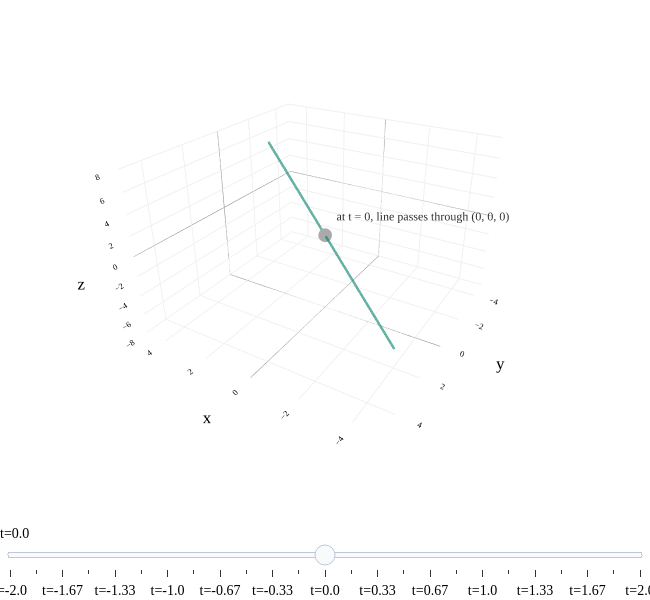

The notebook cell this image was saved under:
### Markdown cell above
As we saw in [Chapter 2.4](04-span-linear-independence.ipynb), the line shown above is the span of the vector $\color{#3d81f6}\vec v = \begin{bmatrix} 2 \\ -1 \\ 3 \end{bmatrix}$. It passes through the origin, $(0, 0, 0)$, and passes through the point $(2, -1, 3)$.

Ideally, we'd be able to express the line as a function

$$z = f(x, y)$$

as we did in the $\mathbb{R}^2$ case, where $y = f(x) = mx + b$.

Unfortunately, there is no way to express the lines in $\mathbb{R}^3$, or $\mathbb{R}^4$, or $\mathbb{R}^n$ for $n > 2$ as a simple function. Why not? If there were some formula for $z$ (the height of the line) in terms of $x$ and $y$, that would imply that we should be able to plug in **any** $x$ and **any** $y$ to get an output $z$. But, the line above only works for very specific combinations of $x$ and $y$. For instance, there's no point on the line above that has $x = 1$ and $y = 1$. Rather, when $x = 1$, $y$ is forced to be $-\frac{1}{2}$, and $z$ is forced to be $\frac{3}{2}$.

The key idea that I stressed in [Chapter 2.4](04-span-linear-independence.ipynb) is that **lines are 1-dimensional objects**, meaning that the location of any point on the line can be described using a single free variable.

So, the equation of the line above is

$$L = t\begin{bmatrix} 2 \\ -1 \\ 3 \end{bmatrix}, t \in \mathbb{R}$$

$t$ here is a free variable – sometimes called a parameter (though this term is confusing in the context of our course) – meaning we can set it to whatever we'd like. The line is the set of all points that can be reached by plugging in different values of $t$.

Since the line is really a set of points, I should have written it as

$$L = \{t\begin{bmatrix} 2 \\ -1 \\ 3 \end{bmatrix} \mid t \in \mathbb{R}\}$$

but I'll use the former notation for brevity. 

Equivalently, you can think of the line as three separate functions of $t$. Pick a $t$. Then, $L$ is

$$\begin{align*} x = 2t \\ y = -t \\ z = 3t \end{align*}$$

Drag the value of $t$ below to see how $t$ allows us to move along the line.

### Code cell
from utils import plot_vectors
import numpy as np
import plotly.graph_objects as go

v = (2, -1, 3)

# Create the line spanned by v (all scalar multiples)
t = np.linspace(-2, 2, 25)
line_x = t * v[0]
line_y = t * v[1]
line_z = t * v[2]

fig = plot_vectors([((0, 0, 0), "#3d81f6", r"")], show_axis_labels=True, vdeltax=0.1)

# Add the line spanned by v to the 3D plot
fig.add_trace(
    go.Scatter3d(
        x=line_x,
        y=line_y,
        z=line_z,
        mode="lines",
        line=dict(color="rgba(0,77,64,0.6)", width=5),
        showlegend=False,
        hoverinfo="skip"
    )
)

# Add a marker that moves along the line as t changes, controlled by a slider
t_slider = np.linspace(-2, 2, 25)
marker_x = t_slider * v[0]
marker_y = t_slider * v[1]
marker_z = t_slider * v[2]

# Create frames for the moving marker
frames = [
    go.Frame(
        data=[
            go.Scatter3d(
                x=[marker_x[i]],
                y=[marker_y[i]],
                z=[marker_z[i]],
                mode="markers",
                marker=dict(size=8, color="black"),
                showlegend=False,
                hoverinfo="skip"
            )
        ],
        name=str(round(t_slider[i], 2))
    )
    for i in range(len(t_slider))
]

# Find the index where t=0 to set as the default frame
default_t_index = np.argmin(np.abs(t_slider - 0))

# Add slider to control t, set default value to t=0
sliders = [
    {
        "steps": [
            {
                "method": "animate",
                "args": [
                    [str(round(t_slider[i], 2))],
                    {"mode": "immediate", "frame": {"duration": 0, "redraw": True}, "transition": {"duration": 0}}
                ],
                "label": f"t={round(t_slider[i],2)}"
            }
            for i in range(len(t_slider))
        ],
        "currentvalue": {"prefix": ""},
        "pad": {"t": 50},
        "active": default_t_index
    }
]

fig.frames = frames
fig.update_layout(
    scene_camera=dict(
        eye=dict(x=-1.2, y=2, z=1.2)
    ),
    sliders=sliders,
    scene=dict(
        xaxis=dict(range=[-5, 5]),
        yaxis=dict(range=[-5, 5]),
        zaxis=dict(range=[-8, 8])
    ),
    # Increase bottom margin to prevent axis ticks from being cut off
    margin=dict(l=0, r=0, t=0, b=130),
    width=650,
    height=600
)

# Show the marker at t=0 by default
fig.add_trace(
    go.Scatter3d(
        x=[0],
        y=[0],
        z=[0],
        mode="markers+text",
        marker=dict(size=8, color="#aaa"),
        showlegend=False,
        hoverinfo="skip",
        text=["at t = 0, line passes through (0, 0, 0)"],
        textposition="top right",
        textfont=dict(color="#333", size=12)
    )
)

fig.show()

### Figure 1 — Plotly figure (JSON) as saved in the notebook; plotly's stock layout.template omitted (floating-point values rounded to 4 significant figures)
{"data": [{"hovertemplate": "(%{x}, %{y}, %{z})<extra></extra>", "line": {"color": "#3d81f6", "width": 6}, "mode": "lines", "showlegend": false, "type": "scatter3d", "x": [0, 0], "y": [0, 0], "z": [0, 0]}, {"colorscale": [[0, "#3d81f6"], [1, "#3d81f6"]], "hoverinfo": "skip", "showlegend": false, "showscale": false, "sizemode": "raw", "sizeref": 0.4, "type": "cone", "u": [0], "v": [0], "w": [0], "x": [0], "y": [0], "z": [0]}, {"hoverinfo": "skip", "mode": "text", "showlegend": false, "text": [""], "textfont": {"color": "#3d81f6", "family": "Palatino", "size": 16}, "textposition": "middle center", "type": "scatter3d", "x": [0.1], "y": [0.3], "z": [0.3]}, {"hoverinfo": "skip", "line": {"color": "rgba(0,77,64,0.6)", "width": 5}, "mode": "lines", "showlegend": false, "type": "scatter3d", "x": [-4.0, -3.667, -3.333, -3.0, -2.667, -2.333, -2.0, -1.667, -1.333, -1.0, -0.6667, -0.3333, 0.0, 0.3333, 0.6667, 1.0, 1.333, 1.667, 2.0, 2.333, 2.667, 3.0, 3.333, 3.667, 4.0], "y": [2.0, 1.833, 1.667, 1.5, 1.333, 1.167, 1.0, 0.8333, 0.6667, 0.5, 0.3333, 0.1667, -0.0, -0.1667, -0.3333, -0.5, -0.6667, -0.8333, -1.0, -1.167, -1.333, -1.5, -1.667, -1.833, -2.0], "z": [-6.0, -5.5, -5.0, -4.5, -4.0, -3.5, -3.0, -2.5, -2.0, -1.5, -1.0, -0.5, 0.0, 0.5, 1.0, 1.5, 2.0, 2.5, 3.0, 3.5, 4.0, 4.5, 5.0, 5.5, 6.0]}, {"hoverinfo": "skip", "marker": {"color": "#aaa", "size": 8}, "mode": "markers+text", "showlegend": false, "text": ["at t = 0, line passes through (0, 0, 0)"], "textfont": {"color": "#333", "size": 12}, "textposition": "top right", "type": "scatter3d", "x": [0], "y": [0], "z": [0]}], "layout": {"font": {"color": "black", "family": "Palatino", "size": 14}, "height": 600, "margin": {"b": 130, "l": 0, "r": 0, "t": 0}, "paper_bgcolor": "white", "plot_bgcolor": "white", "scene": {"aspectratio": {"x": 1.2, "y": 1.2, "z": 0.8}, "bgcolor": "white", "camera": {"eye": {"x": -1.2, "y": 2, "z": 1.2}}, "xaxis": {"backgroundcolor": "white", "gridcolor": "#f0f0f0", "range": [-5, 5], "showbackground": true, "tickfont": {"size": 10}, "title": {"text": "x"}, "zerolinecolor": "gray"}, "yaxis": {"backgroundcolor": "white", "gridcolor": "#f0f0f0", "range": [-5, 5], "showbackground": true, "tickfont": {"size": 10}, "title": {"text": "y"}, "zerolinecolor": "gray"}, "zaxis": {"backgroundcolor": "white", "gridcolor": "#f0f0f0", "range": [-8, 8], "showbackground": true, "tickfont": {"size": 10}, "title": {"text": "z"}, "zerolinecolor": "gray"}}, "sliders": [{"active": 12, "currentvalue": {"prefix": ""}, "pad": {"t": 50}, "steps": [{"args": [["-2.0"], {"frame": {"duration": 0, "redraw": true}, "mode": "immediate", "transition": {"duration": 0}}], "label": "t=-2.0", "method": "animate"}, {"args": [["-1.83"], {"frame": {"duration": 0, "redraw": true}, "mode": "immediate", "transition": {"duration": 0}}], "label": "t=-1.83", "method": "animate"}, {"args": [["-1.67"], {"frame": {"duration": 0, "redraw": true}, "mode": "immediate", "transition": {"duration": 0}}], "label": "t=-1.67", "method": "animate"}, {"args": [["-1.5"], {"frame": {"duration": 0, "redraw": true}, "mode": "immediate", "transition": {"duration": 0}}], "label": "t=-1.5", "method": "animate"}, {"args": [["-1.33"], {"frame": {"duration": 0, "redraw": true}, "mode": "immediate", "transition": {"duration": 0}}], "label": "t=-1.33", "method": "animate"}, {"args": [["-1.17"], {"frame": {"duration": 0, "redraw": true}, "mode": "immediate", "transition": {"duration": 0}}], "label": "t=-1.17", "method": "animate"}, {"args": [["-1.0"], {"frame": {"duration": 0, "redraw": true}, "mode": "immediate", "transition": {"duration": 0}}], "label": "t=-1.0", "method": "animate"}, {"args": [["-0.83"], {"frame": {"duration": 0, "redraw": true}, "mode": "immediate", "transition": {"duration": 0}}], "label": "t=-0.83", "method": "animate"}, {"args": [["-0.67"], {"frame": {"duration": 0, "redraw": true}, "mode": "immediate", "transition": {"duration": 0}}], "label": "t=-0.67", "method": "animate"}, {"args": [["-0.5"], {"frame": {"duration": 0, "redraw": true}, "mode": "immediate", "transition": {"duration": 0}}], "label": "t=-0.5", "method": "animate"}, {"args": [["-0.33"], {"frame": {"duration": 0, "redraw": true}, "mode": "immediate", "transition": {"duration": 0}}], "label": "t=-0.33", "method": "animate"}, {"args": [["-0.17"], {"frame": {"duration": 0, "redraw": true}, "mode": "immediate", "transition": {"duration": 0}}], "label": "t=-0.17", "method": "animate"}, {"args": [["0.0"], {"frame": {"duration": 0, "redraw": true}, "mode": "immediate", "transition": {"duration": 0}}], "label": "t=0.0", "method": "animate"}, {"args": [["0.17"], {"frame": {"duration": 0, "redraw": true}, "mode": "immediate", "transition": {"duration": 0}}], "label": "t=0.17", "method": "animate"}, {"args": [["0.33"], {"frame": {"duration": 0, "redraw": true}, "mode": "immediate", "transition": {"duration": 0}}], "label": "t=0.33", "method": "animate"}, {"args": [["0.5"], {"frame": {"duration": 0, "redraw": true}, "mode": "immediate", "transition": {"duration": 0}}], "label": "t=0.5", "method": "animate"}, {"args": [["0.67"], {"frame": {"duration": 0, "redraw": true}, "mode": "immediate", "transition": {"duration": 0}}], "label": "t=0.67", "method": "animate"}, {"args": [["0.83"], {"frame": {"duration": 0, "redraw": true}, "mode": "immediate", "transition": {"duration": 0}}], "label": "t=0.83", "method": "animate"}, {"args": [["1.0"], {"frame": {"duration": 0, "redraw": true}, "mode": "immediate", "transition": {"duration": 0}}], "label": "t=1.0", "method": "animate"}, {"args": [["1.17"], {"frame": {"duration": 0, "redraw": true}, "mode": "immediate", "transition": {"duration": 0}}], "label": "t=1.17", "method": "animate"}, {"args": [["1.33"], {"frame": {"duration": 0, "redraw": true}, "mode": "immediate", "transition": {"duration": 0}}], "label": "t=1.33", "method": "animate"}, {"args": [["1.5"], {"frame": {"duration": 0, "redraw": true}, "mode": "immediate", "transition": {"duration": 0}}], "label": "t=1.5", "method": "animate"}, {"args": [["1.67"], {"frame": {"duration": 0, "redraw": true}, "mode": "immediate", "transition": {"duration": 0}}], "label": "t=1.67", "method": "animate"}, {"args": [["1.83"], {"frame": {"duration": 0, "redraw": true}, "mode": "immediate", "transition": {"duration": 0}}], "label": "t=1.83", "method": "animate"}, {"args": [["2.0"], {"frame": {"duration": 0, "redraw": true}, "mode": "immediate", "transition": {"duration": 0}}], "label": "t=2.0", "method": "animate"}]}], "width": 650}}
